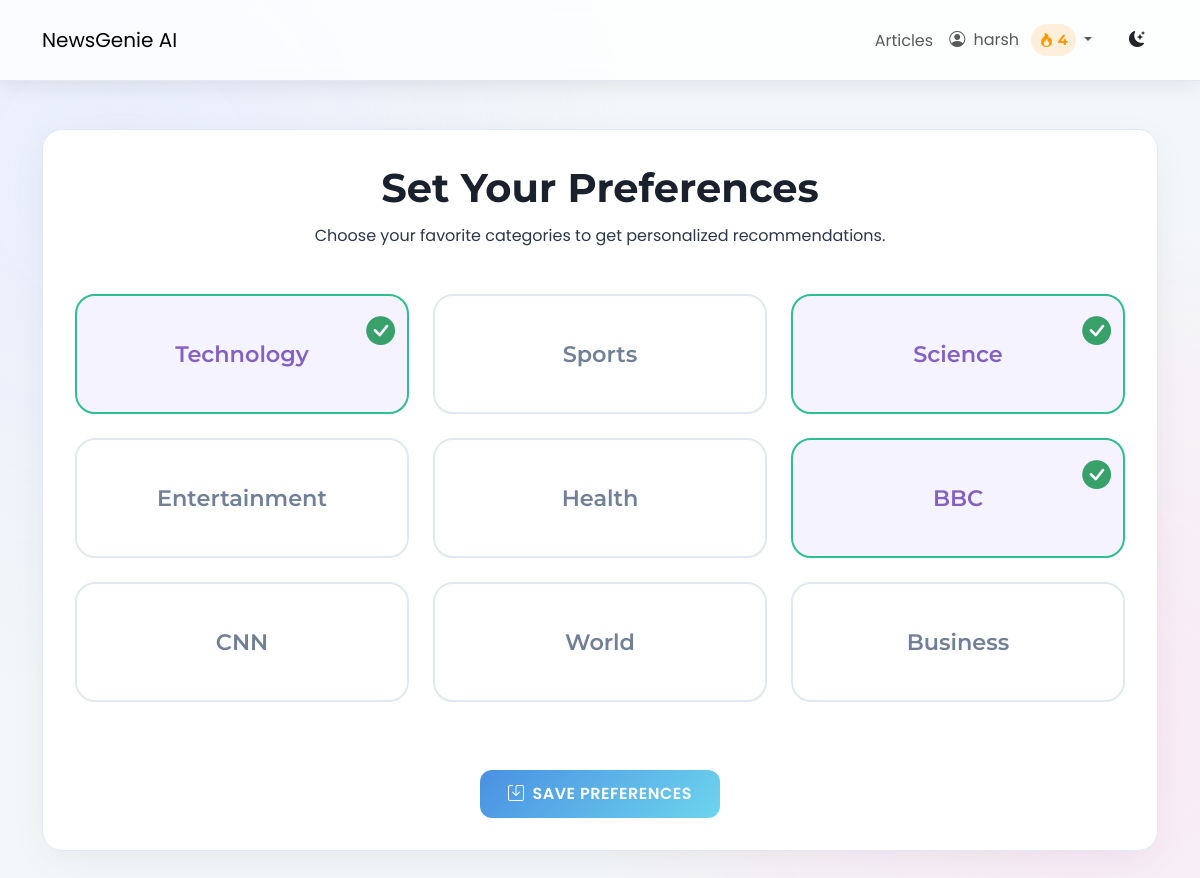
The page /preferences/ (signed in) on the database its author committed.
### users/models.py (models this page shows, shortened)
class Profile(models.Model):
    user = models.OneToOneField(User, on_delete=models.CASCADE)
    bio = models.TextField(max_length=500, blank=True, null=True)
    streak_count = models.IntegerField(default=0)
    last_login_date = models.DateField(null=True, blank=True)

### news/models.py (models this page shows)
class Category(models.Model):
    name = models.CharField(max_length=100)
    def __str__(self):
        return self.name

### news/views.py (the view)
# urls.py: path('preferences/', views.preference_view, name="preferences"),
@login_required
def preference_view(request):
    user_pref, created = UserPreference.objects.get_or_create(user=request.user)
    if request.method == "POST":
        form = UserPreferenceForm(request.POST, instance=user_pref)
        if form.is_valid():
            form.save()
            return redirect("news:recommendations")
    else:
        form = UserPreferenceForm(instance=user_pref)
    return render(request, "news/user_preference.html", {"form": form})

### news/templates/news/user_preference.html (shortened to what this page needs)
{% extends 'news/base.html' %}
{% load static %}
{% block content %}
<div class="user-preferences-container text-center app-card mt-5">
    <div class="page-header-section">
        <h1 class="page-title-heading">Set Your Preferences</h1>
        <p class="page-subtitle-text">Choose your favorite categories to get personalized recommendations.</p>
    </div>
    <form method="post" class="mt-4">
        <div class="preference-grid-container">
            <div class="row g-4 justify-content-center">
                {% for checkbox in form.preferred_categories %}
                <div class="col-6 col-md-4">
                    <label class="preference-card-label" for="{{ checkbox.id_for_label }}">
                        <div class="preference-card">
                            <span class="preference-card-text">{{ checkbox.choice_label }}</span>
                            <div class="checkmark-overlay">
                                <i class="bi bi-check-circle-fill"></i>
                            </div>
                        </div>
                    </label>
                </div>
                {% endfor %}
            </div>
        </div>
        <div class="mt-5">
            <button type="submit" class="btn app-btn primary-btn btn-lg"><i class="bi bi-save me-2"></i> Save Preferences</button>
        </div>
    </form>
</div>
{% endblock %}

### templates/news/base.html (shortened to what this page needs)
{% load static %}
<!DOCTYPE html>
<html lang="en">
<head>
    <link href="https://cdn.jsdelivr.net/npm/bootstrap@5.3.0/dist/css/bootstrap.min.css" rel="stylesheet">
    <link rel="stylesheet" href="https://cdn.jsdelivr.net/npm/bootstrap-icons@1.10.5/font/bootstrap-icons.css">
    <link rel="stylesheet" href="{% static 'css/newsgenie.css' %}">
</head>
<body class="{{ request.COOKIES.theme|default:'light' }}-mode">
    <header class="app-navbar navbar navbar-expand-lg sticky-top">
    <div class="container">
        <a class="navbar-brand navbar-brand-custom" href="{% url 'news:homepage' %}">NewsGenie AI</a>
        <div class="collapse navbar-collapse" id="navbarNav">
            <ul class="navbar-nav ms-auto align-items-center">
                {% if user.is_authenticated %}
                    <li class="nav-item">
                        <a class="nav-link nav-link-custom" href="{% url 'news:article_list' %}">Articles</a>
                    </li>
                    <li class="nav-item dropdown">
                        <a class="nav-link nav-link-custom dropdown-toggle" href="#" id="navbarDropdown" role="button" data-bs-toggle="dropdown" aria-expanded="false">
                            <i class="bi bi-person-circle me-1"></i>
                            {{ user.username }}
                            <span class="streak-indicator ms-2">
                                <i class="bi bi-fire"></i> {{ user.profile.streak_count }}
                            </span>
                        </a>
                    </li>
                {% endif %}
                <li class="nav-item ms-3">
                    <button id="theme-toggle" class="btn theme-toggle-btn">
                        <i class="bi bi-moon-stars-fill"></i>
                    </button>
                </li>
            </ul>
        </div>
    </div>
</header>
    <main class="container my-5 app-content-wrapper">
        {% block content %}{% endblock %}
    </main>
</body>
</html>

### rows shown on the page
Category: choice_label "Technology"
Category: choice_label "Sports"
Category: choice_label "Science"
Category: choice_label "Entertainment"
Category: choice_label "Health"
Category: choice_label "BBC"
Category: choice_label "CNN"
Category: choice_label "World"
Category: choice_label "Business"

### other values the page prints
{{ user.username }} "harsh"
{{ user.profile.streak_count }} "4"
